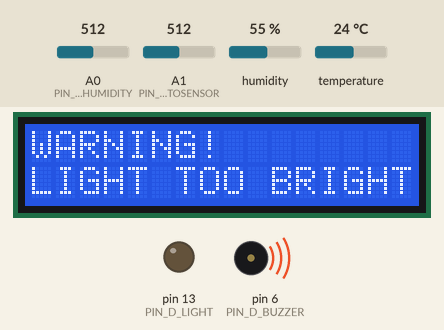
A sketch run on a simulated Arduino Uno, built with avr-gcc and run on an emulated ATmega328P. On the bench: 16×2 character LCD, output pins drawn as LEDs (lit = HIGH), buzzer (waves = sounding). The inputs (shaded band) are chosen by the test bench; at power-on: A1 (PIN_A_PHOTOSENSOR) = 512, humidity 55 %, A0 (PIN_A_SOILHUMIDITY) = 512, temperature 24 °C. Random numbers use the default seed unless the sketch sets one; what the sketch prints to the serial monitor is not drawn.

Above: at 3.2 s.
3.3 s: A1 (PIN_A_PHOTOSENSOR) set to 52
At 13.0 s:
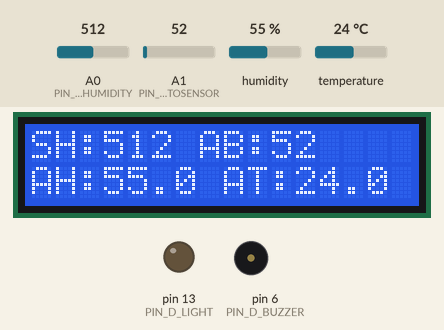
13.2 s: A1 (PIN_A_PHOTOSENSOR) set to 44
At 14.0 s:
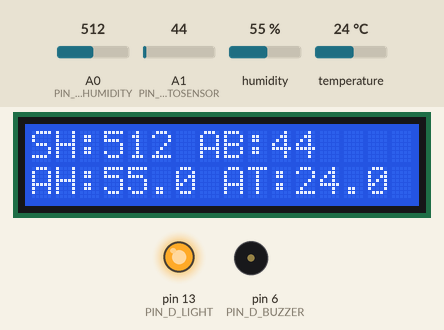
18.1 s: humidity set to 69 %
At 19.7 s:
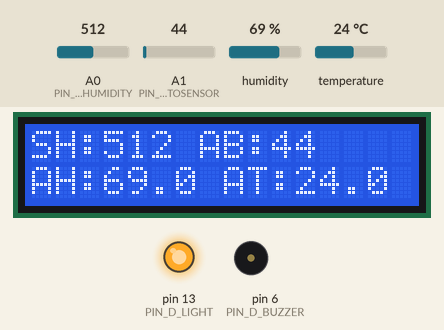
23.0 s: humidity set to 72 %
At 26.1 s:
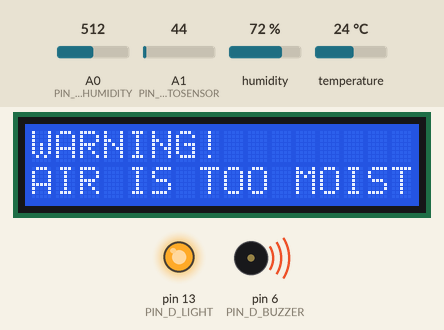
32.0 s: A0 (PIN_A_SOILHUMIDITY) set to 584
36.9 s: A0 (PIN_A_SOILHUMIDITY) set to 617
At 40.6 s:
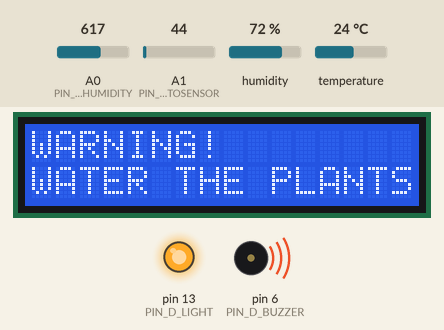
Timing chart, 0 to 47.7 s (numbered marks = the images above; inputs shaded):
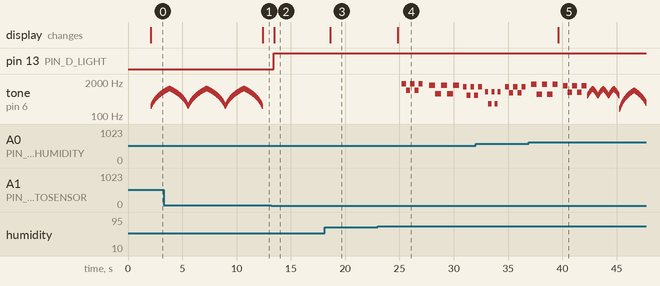

Measured:
- the behaviour switches between 50 and 49 on A1 (PIN_A_PHOTOSENSOR) (found by bisection; images 1 and 2)
- the behaviour switches between 70 and 71 % on humidity (found by bisection; images 3 and 4)
- the behaviour switches between 600 and 601 on A0 (PIN_A_SOILHUMIDITY) (found by bisection; images 4 and 5)
- after the input at 3.3 s, the display: changes after 9.1 s (image 1)
- after the input at 13.2 s, pin 13 (PIN_D_LIGHT): LOW → HIGH after 0.24 s; the display: changes after 0.25 s (image 2)
- after the input at 18.1 s, the display: changes after 0.53 s (image 3)
- after the input at 23.0 s, tone on pin 6 (PIN_D_BUZZER): plays 1740 Hz for 0.39 s, 980 Hz for 0.39 s, 1740 Hz for 0.39 s, 980 Hz for 0.39 s, 1740 Hz for 0.39 s, 1470 Hz for 0.55 s … (14 notes in this stretch), starting after 2.2 s; the display: changes after 1.8 s (image 4)
- after the input at 36.9 s, the display: changes after 2.7 s (image 5)

The sketch:

plantMonitor.ino
```cpp
// (licence header left out)
/* Библиотеки */

// Основная библиотека Arduino
#include <Arduino.h>

// Библиотека датчика воздуха
// DHT sensor library - Version: 1.3.4
#include <DHT.h>

// Библиотека LCD дисплея
// LiquidCrystal - Version: 1.0.7
#include <LiquidCrystal.h>


// Прототипы функций и типы данных
#include "plantMonitor.h"

// Конфигурация программы (константы)
#include "plantMonitorConfig.h"


/* Интерфейсы */

// Интерфейс LCD экрана
// void ::begin() - инициализирует дисплей
// void ::setCursor(int x, int y) - устанавливает  курсор в указанную позицию
// void ::print(String) - выводит строку в текущей позиции курсора
// void ::clear() - очищает экран дисплея
LiquidCrystal lcd(PIN_LCD_1, PIN_LCD_2, PIN_LCD_3, PIN_LCD_4, PIN_LCD_5, PIN_LCD_6);

// Интерфейс датчика воздуха
// float ::readHumidity() - считывает слажность воздуха
// float ::readTemperature() - считывает температуру воздуха
DHT dht(PIN_D_DHT, DHT_TYPE);


/* Параметры */

// Влажность почвы
Param soilHumidity {
  "Soil Humidity", "SH",
  SH_MIN, SH_MAX,
  "WATER THE PLANTS", "TOO MUCH WATER",

  // Здесь чем меньше значение, тем больше влажность,
  // поэтому сообщения об исбытке/недостатке влажности поменяны местами
  true,

  0,
  getSoilHumidity
};

// Яркость освещения
// Недостаток освещения проверяется отдельно, поэтому здесь опущено минимальное значение
Param ambientBrightness {
  "Ambient Brightness", "AB",
  -1, AB_MAX,
  "", "LIGHT TOO BRIGHT",
  false, 0,
  getAmbientBrightness
};

// Влажность воздуха
Param airHumidity {
  "Air Humidity", "AH",
  AH_MIN, AH_MAX,
  "AIR IS TOO DRY", "AIR IS TOO MOIST",
  false, 1,
  getAirHumidity
};

// Температура воздуха
Param airTemperature {
  "Air Temperature", "AT",
  AT_MIN, AT_MAX,
  "AIR IS TOO COLD", "AIR IS TOO HOT",
  false, 1,
  getAirTemperature
};

// Массив указателей на структуры данных параметров
// Нужен для итерации по всем параметрам
Param *params[] = {
  &soilHumidity,
  &ambientBrightness,
  &airHumidity,
  &airTemperature
};

// Кол-во параметров
const int numParams = sizeof(params) / sizeof(Param*);

// Включено ли дополнительное освещение (диод)
bool isLightOn = false;


/* INIT */

// Инициализирует программу, выполняется один раз при подаче напряжения или сбросы платы Arduino
void setup() {

  // Устанавливаем скорость потока данных в битах в секунду
  Serial.begin(DATA_RATE);

  // Инициализируем пины, генератор случайных чисел и LCD дисплей
  initOutput();
  initRandom();
  initDisplay();

  // Задержка для вывода приветствия
  delay(INIT_DELAY);
}

// Устанавливает пины спикера и диода на режим выхода
void initOutput() {
  pinMode(PIN_D_BUZZER, OUTPUT);
  pinMode(PIN_D_LIGHT, OUTPUT);
}

// Инициализирует генератор случайных чисел информацией из неподключенного аналогового пина
// random используется для вывода звуков случайной частоты функцией alert()
void initRandom() {
  randomSeed(analogRead(PIN_A_UNUSED));
}

// Инициализирует размеры дисплея и выводит приветствие на экран
void initDisplay() {
  lcd.begin(DISPLAY_WIDTH, DISPLAY_HEIGHT);
  lcd.print(DISPLAY_GREETING);
}


/* LOOP */

// Считывает, анализирует и выводит текущие значения подключенных датчиков
// Выполняется после функции setup() в бесконечном цикле
void loop() {

  // Считываем значения всех датчиков и выводим их в консоль
  updateAllValues();
  logAllValues();

  // Отдельно проверяем, что яркость освещения не меньше минимального значения,..
  bool isLightTooLow = ambientBrightness.cachedValue < AB_MIN;

  // ...и соотвественно включаем/выключаем дополнительное освещение (диод)
  if (isLightTooLow) {
    turnLightOn();
  }
  else {
    turnLightOff();
  }

  // Проверяем, что значения всех параметров попадают в приемлемые границы
  // Для первого неприемлемого значения будет выведено соответствующее сообщение
  if (isAllParamsOk()) {

    // Если все параметры успешно прошли проверку, выводим их
    displayAllValues();

    // Задерживаем повторное считывание параметров
    delay(UPDATE_INTERVAL);
  }
  else {

    // Если один из параметров провалил проверку, оповещаем пользователя звуком
    playAlert();

    // Здесь нет смысла задерживать следующую проверку,
    // т.к. проигрывание звука играет роль задержки
  }

}


/* LIGHT */

// Включает дополнительное освещение (диод), если оно уже не включено
void turnLightOn() {

  if (!isLightOn) {
    digitalWrite(PIN_D_LIGHT, HIGH); // Подаем максимальный уровень сигнала на пин диода
    isLightOn = true;
  }

}

// Выключает дополнительное освещение (диод), если оно включено
void turnLightOff() {

  if (isLightOn) {
    digitalWrite(PIN_D_LIGHT, LOW); // Подаем минимальный уровень сигнала на пин диода
    isLightOn = false;
  }

}


/* SOUND */

// Оповещает пользователя звуком, имитирующим сирену
void playAlert() {

  // Случайные частоты звука в границах разумного
  // Звук будет проигрываться в пределах этих частот
  int rndStart = random(10, 100);
  int rndEnd = random(rndStart + 50, rndStart + 100);

  // Мы будем проигрывать очень короткие звуки, чтобы симулировать плавное изменение высоты звука
  int delayDuration = random(5, 20);

  // Количество подъемов и спусков высоты звука
  int numCycles = 3;

  // Запускаем сирену, подавая плавно изменяющиеся значения напряжения на пин спикера
  for (int j = 0; j < numCycles; j++) {

    for (int i = rndStart; i <= rndEnd; i++) {
      tone(PIN_D_BUZZER, i * 10);
      delay(delayDuration);
    }

    for (int i = rndEnd; i >= rndStart; i--) {
      tone(PIN_D_BUZZER, i * 10);
      delay(delayDuration);
    }
  }

  // Выключаем сирену, снимая напряжение с пина спикера
  noTone(PIN_D_BUZZER);
}


/* CONSOLE */

// Выводит значение всех параметров в консоль
void logAllValues() {

  for (int i = 0; i < numParams; i++) {
    logValue(
      params[i]->name,
      params[i]->cachedValue,
      params[i]->decimalPlaces
    );
  }

  Serial.println();
}

// Выводит значение параметра в консоль в формате "name: value"
// decimalPlaces указывает число знаков значения параметра после точки, которые нужно вывести
void logValue(String name, float value, int decimalPlaces) {
  Serial.println(String(name + ": ") + String(value, decimalPlaces));
}


/* GET VALUES */

// Считывает значения всех датчиков и кеширует их в структурах параметров
void updateAllValues() {

	for (int i = 0; i < numParams; i++) {
		params[i]->cachedValue = params[i]->readValue();
	}

}

// Считывает и возвращает влажность почвы от 0 до 1023
// 0 - влажная
// 1023 - сухая
float getSoilHumidity() {
  return (float)analogRead(PIN_A_SOILHUMIDITY);
}

// Считывает и возвращает яркость освещения от 0 до 1023
// 0 - темно
// 1023 - светло
float getAmbientBrightness() {
  return (float)analogRead(PIN_A_PHOTOSENSOR);
}


// Считывает и возвращает влажность воздуха от 0 до 100%
float getAirHumidity() {
  return dht.readHumidity();
}

// Считывает и возвращает температуру воздуха от -40 до +150 градусов цельсия
float getAirTemperature() {
  return dht.readTemperature();
}


/* CHECK VALUES */

// Проверяет и возвращает, попадают ли все параметры в приемлемые рамки
// Если нет, то на экран будет выведено предупреждение для первого параметра, вышедшего за рамки дозволенного
bool isAllParamsOk() {

  for (int i = 0; i < numParams; i++) {

		if ( !isParamOk(params[i]) ) {
		  return false;
		}

	}

	return true;
}

// Проверяет и возвращает, попадает ли параметр в приемлемые рамки
// Если нет, то выводит на экран выведено предупреждение для первого параметра, вышедшего за рамки дозволенного
// Принимает ссылку на структуру с данными параметра
bool isParamOk(Param *param) {

	if ( param->cachedValue < param->minValue ) {

	  // Значение параметра ниже дозволенного
		displayWarning(
		  param->invertMinMax
		  ? param->messageExceeding
		  : param->messageLacking
		);

		return false;
	}
	else if ( param->cachedValue > param->maxValue ) {

	  // Значение параметра выше дозволенного
		displayWarning(
		  param->invertMinMax
		  ? param->messageLacking
		  : param->messageExceeding
		);

		return false;
	}

  // С параметром все ок
	return true;
}

/* DISPLAY */

// Очищает дисплей и устанавливает курсор в начальную позицию
void resetDisplay() {
  lcd.clear();
  lcd.setCursor(0, 0);
}

// Выводит значения всех параметров с их сокращенным названием по два на строке экрана
void displayAllValues() {
  resetDisplay();

  for (int i = 0; i < numParams; i++) {

		displayValue(
		  params[i]->shortName,
		  params[i]->cachedValue,
		  params[i]->decimalPlaces
		);

		// Переходим на следующую строку экрана
		if (i % 2 != 0) {
		  displayLineEnd();
		}

	}
}

// Выводит переданное предупреждение на экран
void displayWarning(String warning) {
  resetDisplay();

  lcd.print("WARNING!");
  displayLineEnd();
  lcd.print(warning);
}

// Переводит курсор на следующую строку экрана
// Так как поддерживается только двухстрочных экран, перевод всегда происходит на вторую строку
void displayLineEnd() {
  lcd.setCursor(0, 1);
}

// Выводит значение параметра на экран в формате "shortName:value "
// decimalPlaces указывает число знаков значения параметра после точки, которые нужно вывести
void displayValue(String shortName, float value, int decimalPlaces) {
  lcd.print(shortName + ":" + String(value, decimalPlaces) + " ");
}
```

plantMonitor.h
```cpp
// (licence header left out)
// Структура, хранящая информацию о считываемых параметрах
struct Param {
    const String name;             // Полное название параметра для вывода в консоль
    const String shortName;        // Сокращенное название параметра для отображения на экране
    const int minValue;            // Минимальное приемлемое значение параметра
    const int maxValue;            // Максимальное приемлемое значение параметра
    const String messageLacking;   // Сообщение, выводимое на экран, когда значение параметра меньше минимального
    const String messageExceeding; // Сообщение, выводимое на экран, когда значение параметра больше максимального
    const bool invertMinMax;       // Меняет местами messageLacking и messageExceeding
    const int decimalPlaces;       // Сколько знаков после точки будет выводиться на экран для значения параметра

    // Функция для считывания значения параметра - возвращает значение в виде числа с плавающей точкой
    float (*readValue)();

    // Здесь будет кешироваться значение, возвращенное из readValue, чтобы не считывать значение несколько раз
    float cachedValue;
};

/*
 * Далее идут Прототипы всех функций, использующихся в программе.
 * Комментарии смотреть в файле реализации.
 */

/* SETUP */
void setup();

/* INIT */
void initOutput();
void initRandom();
void initDisplay();

/* LOOP */
void loop();

/* LIGHT */
void turnLightOn();
void turnLightOff();

/* SOUND */
void playAlert();

/* CONSOLE */
void writeAllValues();
void writeValue(String str, float value, int decimalPlaces);

/* GET VALUES */
void updateAllValues();
float getSoilHumidity();
float getAmbientBrightness();
float getAirHumidity();
float getAirTemperature();

/* CHECK VALUES */
bool isAllParamsOk();
bool isParamOk(Param *param);

/* DISPLAY */
void resetDisplay();
void displayAllValues();
void displayWarning(String warning);
void displayLineEnd();
void displayValue(String abr, float value, int decimalPlaces);
```

plantMonitorConfig.h
```cpp
// (licence header left out)
// PARAM CONSTRAINTS
// Миммальные и максимальные значения параметров

// Влажность почвы
#define SH_MIN 220
#define SH_MAX 600

// Яркость освещения
#define AB_MIN 50
#define AB_MAX 100

// Влажность воздуха
#define AH_MIN 20
#define AH_MAX 70

// Температура воздуха
#define AT_MIN 22
#define AT_MAX 40

// DHT
#define DHT_TYPE DHT22 // Тип датчика плажности и температуры воздуха

// INPUT PINS
// Номера входов/выходов (пинов), использующихся в режиме входа
// A - аналоговый сигнал, D - цифровой сигнал
#define PIN_A_PHOTOSENSOR 1  // Пин датчика яркости освещения
#define PIN_A_SOILHUMIDITY 0 // Пин датчика влажности почвы
#define PIN_D_DHT 7          // Пин датчика температуры и влажности воды
#define PIN_A_UNUSED 4       // Неиспользуемый пин для инициализации генератора случайных чисел

// OUTPUT PINS
// Номера входов/выходов (пинов), использующихся в режиме выхода
// A - аналоговый сигнал, D - цифровой сигнал
#define PIN_D_BUZZER 6 // Пин спикера (пьезоизлучателя)
#define PIN_D_LIGHT 13 // Пин дополнительного освещения (диода)

// LCD DISPLAY PINS
// Номера входов/выходов (пинов) цифрового сигнала, использующихся LCD экраном
#define PIN_LCD_1 12
#define PIN_LCD_2 11
#define PIN_LCD_3 5
#define PIN_LCD_4 4
#define PIN_LCD_5 3
#define PIN_LCD_6 2

// SYSTEM CONFIG
// Системная конфигурация программы
#define DATA_RATE 9600       // Скорость потока данных в битах в секунду
#define INIT_DELAY 2000      // Задержка перед началом проверки значений датчиков
#define UPDATE_INTERVAL 1000 // Интервал проверки значений датчиков

// DISPLAY
// Конфигурация дисплея
#define DISPLAY_WIDTH 16          // Ширина дисплея в символах
#define DISPLAY_HEIGHT 2          // Высота дисплея в строках - на данный момент поддерживается только 2 строки
#define DISPLAY_GREETING "HELLO!" // Сообщение, выводимое при включении устройства
```
